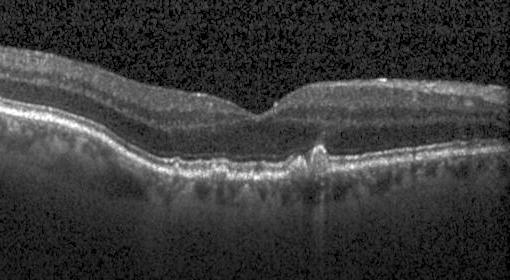
#> input picture 4.jpeg, 510 x 280 px, found by its file name
$ python sobel.py   (older library calls are emulated)
#> lines starting #> are read from the running program, lines starting #| are printed output that depends on the picture; after the words box and inside, x2 and y2 are one past the last pixel; in counts of white or black regions, pixels touching at a corner belong together
import cv2
import numpy as np
import matplotlib.pyplot as plt

# Load the image
image_path = '/Users/ham/Documents/Visual Studio Code/OCT_Ham_Test/images/4.jpeg'  # Replace with your image path
image = cv2.imread(image_path)
#> image is the input picture: shape (280, 510, 3); min 0, max 255, mean 57.2

# Check if the image was loaded successfully
if image is None:
    print(f"Error: Unable to load image at {image_path}")
    exit()

# Convert to grayscale
gray_image = cv2.cvtColor(image, cv2.COLOR_BGR2GRAY)

# Apply Gaussian smoothing to reduce noise
blurred_image = cv2.GaussianBlur(gray_image, (5, 5), 0)

# Apply morphological opening to remove noise
kernel = np.ones((5, 5), np.uint8)
opened_image = cv2.morphologyEx(blurred_image, cv2.MORPH_OPEN, kernel)
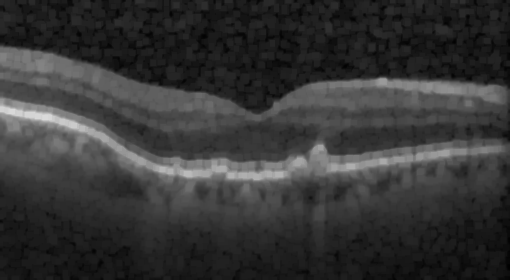
#> opened_image: shape (280, 510); min 0, max 218, mean 53.4

# Sobel operators
Gx = cv2.Sobel(opened_image, cv2.CV_64F, 1, 0, ksize=3)
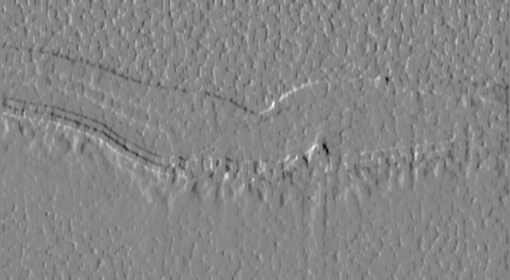
#> Gx: shape (280, 510) float64; min -230, max 206, mean -0.6; drawn with min black and max white
Gy = cv2.Sobel(opened_image, cv2.CV_64F, 0, 1, ksize=3)
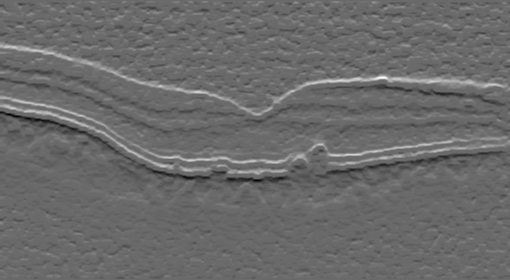
#> Gy: shape (280, 510) float64; min -240, max 332, mean -0.2; drawn with min black and max white

# Gradient magnitude
G = np.sqrt(Gx**2 + Gy**2)

# Normalize to range 0-255
Gx = np.uint8(255 * np.abs(Gx) / np.max(Gx))
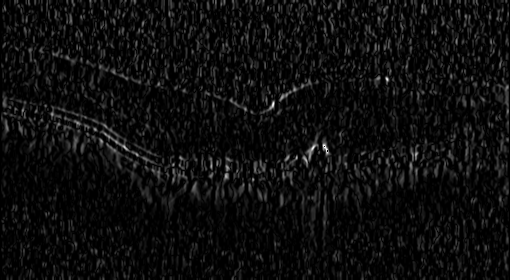
#> Gx: shape (280, 510); min 0, max 255, mean 13.7
Gy = np.uint8(255 * np.abs(Gy) / np.max(Gy))
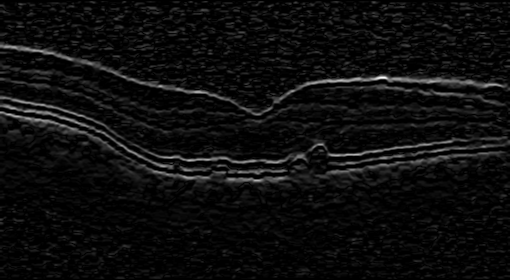
#> Gy: shape (280, 510); min 0, max 255, mean 13.3
G = np.uint8(255 * G / np.max(G))

# Increase contrast to max
processed_image = cv2.normalize(G, None, 0, 255, cv2.NORM_MINMAX)

# Apply Gaussian smoothing to reduce noise after gradient calculation
processed_image = cv2.GaussianBlur(processed_image, (5, 5), 0)

# Apply morphological closing to combine and smooth the lines
kernel = np.ones((5, 5), np.uint8)
uniformed_lines = cv2.morphologyEx(processed_image, cv2.MORPH_CLOSE, kernel)
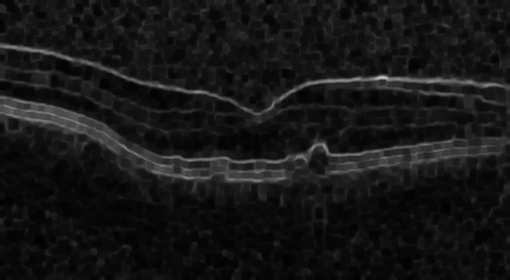
#> uniformed_lines: shape (280, 510); min 1, max 196, mean 22.1

# Apply Canny edge detector
edges = cv2.Canny(uniformed_lines, 50, 150)
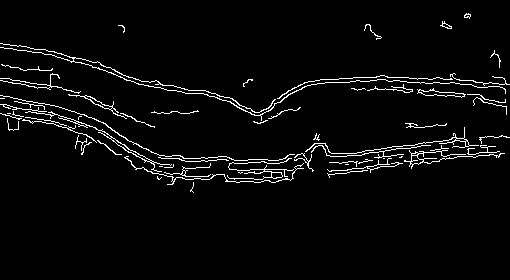
#> edges: shape (280, 510); 3.6% white in thin lines or dots, all inside (x1, y1, x2, y2) = (0, 13, 510, 193)

# Display the results
plt.figure(figsize=(15, 10))

# Original image
plt.subplot(2, 3, 1)
plt.imshow(cv2.cvtColor(image, cv2.COLOR_BGR2RGB))
plt.title('Original Image')
plt.axis('off')

# Gradient in X direction
plt.subplot(2, 3, 2)
plt.imshow(Gx, cmap='gray')
plt.title('Gradient in X direction')
plt.axis('off')

# Gradient in Y direction
plt.subplot(2, 3, 3)
plt.imshow(Gy, cmap='gray')
plt.title('Gradient in Y direction')
plt.axis('off')

# Uniformed lines
plt.subplot(2, 3, 4)
plt.imshow(uniformed_lines, cmap='gray')
plt.title('Uniformed Lines')
plt.axis('off')

# Canny edges
plt.subplot(2, 3, 5)
plt.imshow(edges, cmap='gray')
plt.title('Canny Edges')
plt.axis('off')

plt.show()

$ run again, with 1.jpeg copied over 4.jpeg
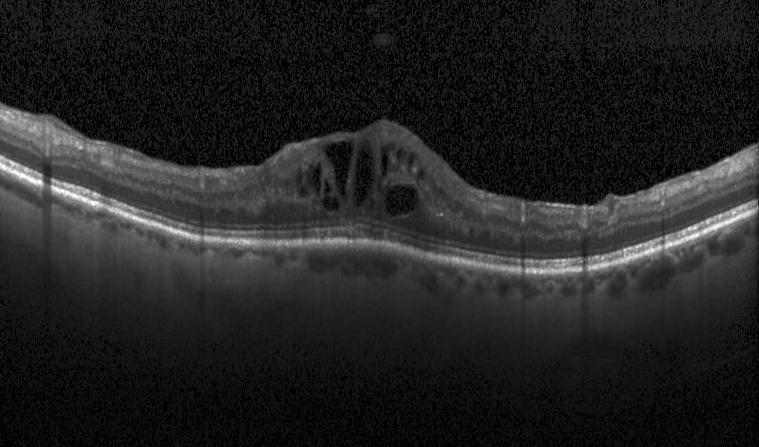
#> input picture 1.jpeg, 759 x 447 px, found by its file name
#> image is the input picture: shape (447, 759, 3); min 0, max 255, mean 34.7
#> `Gy = cv2.Sobel(opened_image, cv2.CV_64F, 0, 1, ksize=3)`:
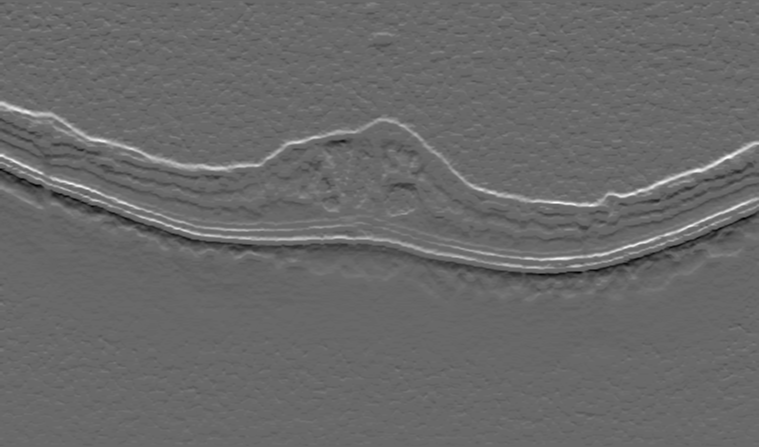
#> Gy: shape (447, 759) float64; min -196, max 276, mean -0.2; drawn with min black and max white
#> `edges = cv2.Canny(uniformed_lines, 50, 150)`:
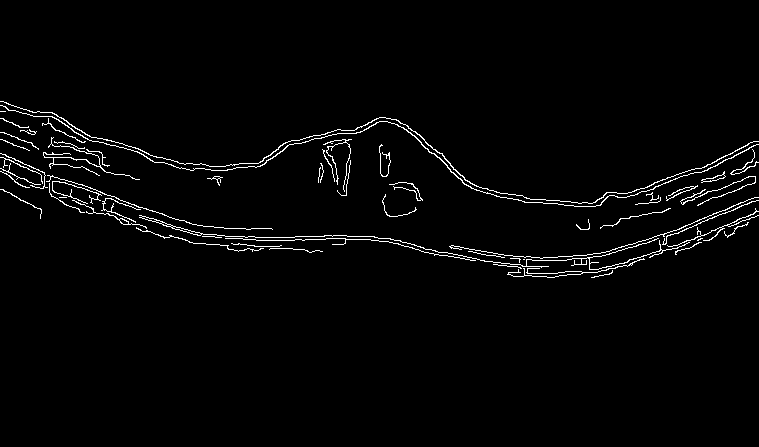
#> edges: shape (447, 759); 2.1% white in thin lines or dots, all inside (x1, y1, x2, y2) = (0, 101, 759, 278)

$ run again, with 2.jpeg copied over 4.jpeg
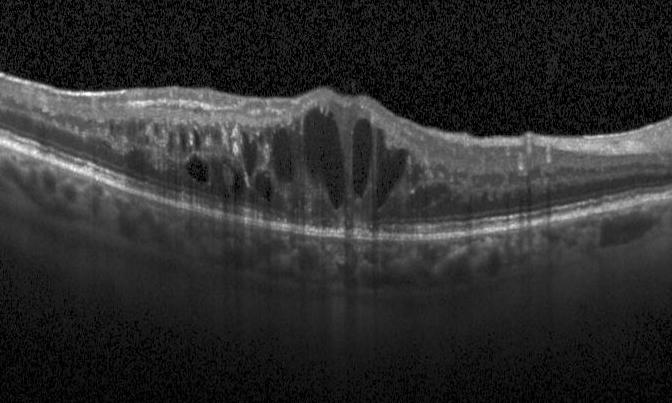
#> input picture 2.jpeg, 672 x 403 px, found by its file name
#> image is the input picture: shape (403, 672, 3); min 0, max 255, mean 45.2
#> `Gy = cv2.Sobel(opened_image, cv2.CV_64F, 0, 1, ksize=3)`:
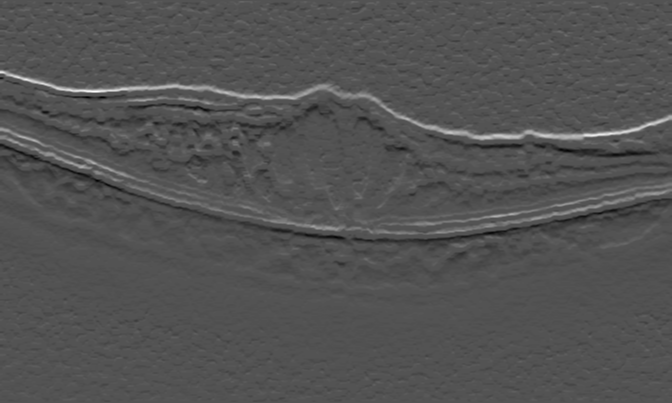
#> Gy: shape (403, 672) float64; min -184, max 380, mean -0.1; drawn with min black and max white
#> `edges = cv2.Canny(uniformed_lines, 50, 150)`:
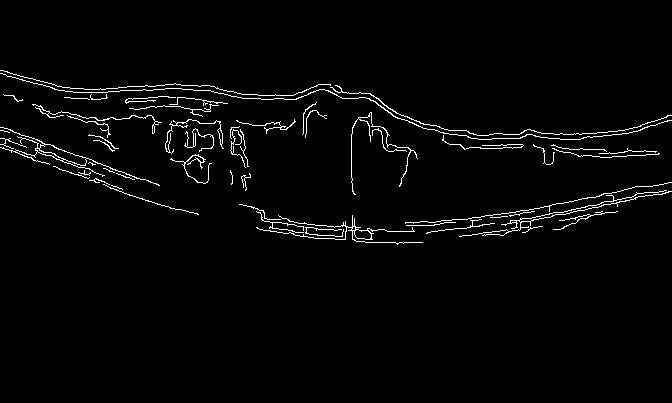
#> edges: shape (403, 672); 2.3% white in thin lines or dots, all inside (x1, y1, x2, y2) = (0, 70, 672, 245)

$ run again, with 3.jpeg copied over 4.jpeg
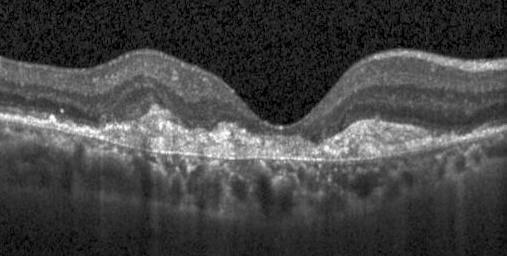
#> input picture 3.jpeg, 507 x 256 px, found by its file name
#> image is the input picture: shape (256, 507, 3); min 0, max 255, mean 68.2
#> `edges = cv2.Canny(uniformed_lines, 50, 150)`:
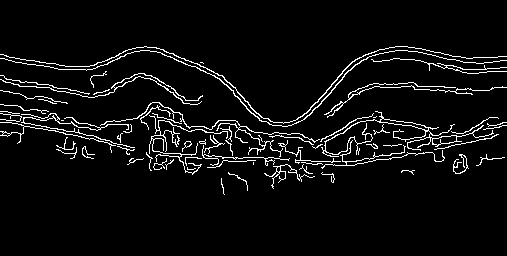
#> edges: shape (256, 507); 5.3% white in thin lines or dots, all inside (x1, y1, x2, y2) = (0, 46, 507, 195)
